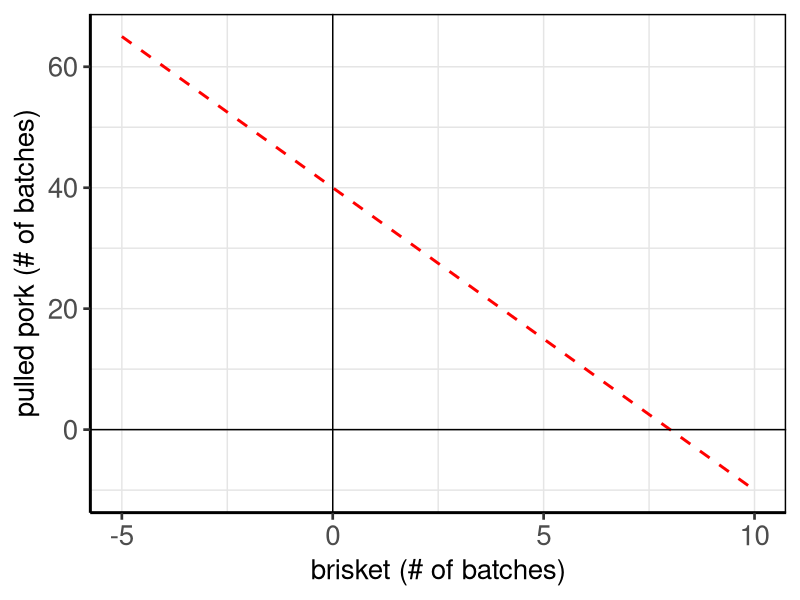
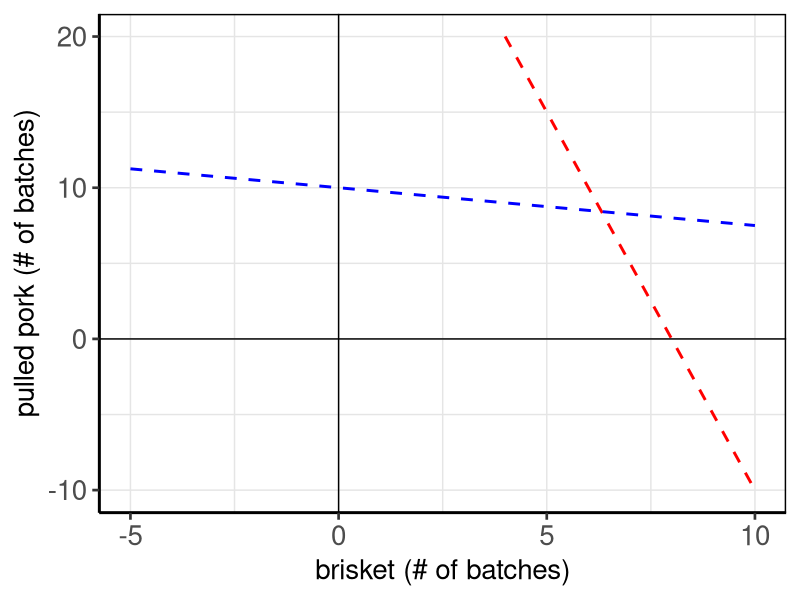
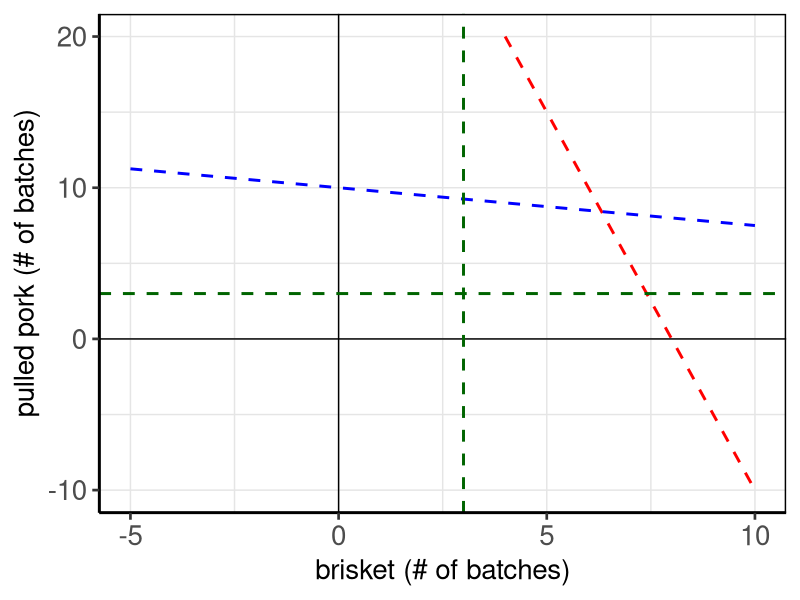
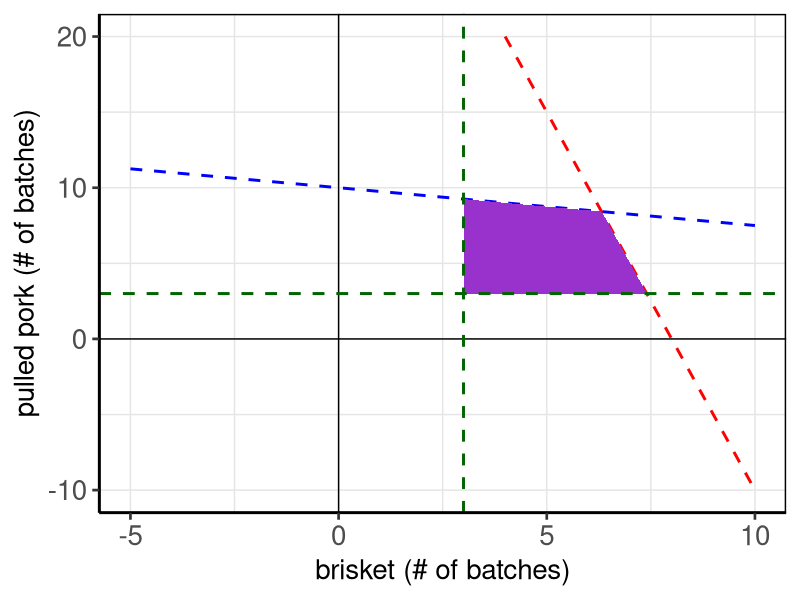
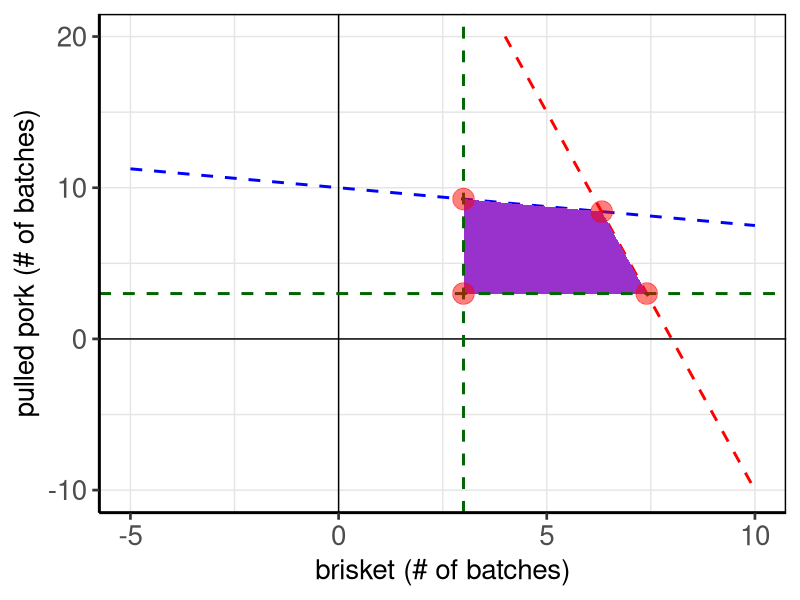
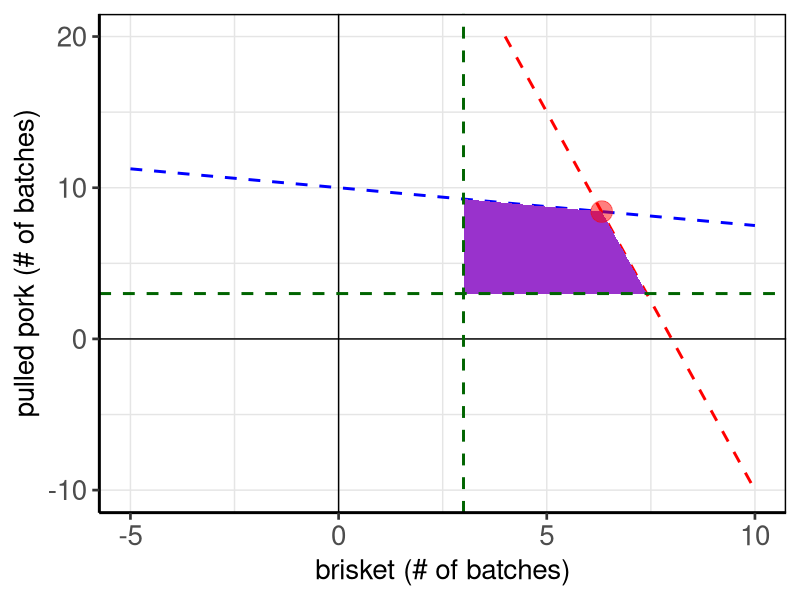

Here is the R script that generated these plots, in order:
## ---- chunk 1
library(xtable)
library(magrittr)
library(tidyverse)

bbq <- data.frame(BBQ = c("Pulled Pork", "Brisket"),
                  apple_time = c("12 hrs", "3 hrs"),
                  hickory_time = c("3 hrs", "15 hrs"),
                  min_batch = c("3", "3"),
                  profit = c("$300", "$500")) %>% xtable
print(bbq, type = "html")
## ---- chunk 2
theme_set(theme_classic(base_size = 20) +
            theme(panel.border = element_rect(colour = "black", fill=NA, size=1),
                  strip.background = element_rect(linetype = "blank"),
                  plot.title = element_text(size = rel(1)),
                  axis.text = element_text(size = rel(1)),
                  axis.title = element_text(size = rel(1)),
                  legend.text = element_text(size = rel(1)),
                  legend.title = element_text(size = rel(1)),
                  strip.text = element_text(size = rel(1)),
                  panel.grid.major = element_line(colour = "grey90", size = 0.5),
                  panel.grid.minor = element_line(colour = "grey90", size = 0.5)))


line_func <- function(x) {40 - (5)*x}
# line_func2 <- function(x) {10 - (3/12)*x}
ggplot(data.frame(x = c(-5, 10)), aes(x)) + 
  stat_function(fun=line_func, linetype = "dashed", color = "red",
                size = 1) +
  # stat_function(fun=line_func2, linetype = "dashed") +
  geom_hline(yintercept=0) +
  geom_vline(xintercept=0) +
  labs(x = "brisket (# of batches)", y = "pulled pork (# of batches)")
## ---- chunk 3
line_func <- function(x) {40 - (5)*x}
line_func2 <- function(x) {10 - (3/12)*x}
ggplot(data.frame(x = c(-5, 10)), aes(x)) + 
  scale_y_continuous(limits = c(-10, 20)) +
  stat_function(fun=line_func, linetype = "dashed", color = "red",
                size = 1) +
  stat_function(fun=line_func2, linetype = "dashed", color = "blue",
                size = 1) +
  geom_hline(yintercept=0) +
  geom_vline(xintercept=0) +
  labs(x = "brisket (# of batches)", y = "pulled pork (# of batches)")
## ---- chunk 4
line_func <- function(x) {40 - (5)*x}
line_func2 <- function(x) {10 - (3/12)*x}
ggplot(data.frame(x = c(-5, 10)), aes(x)) + 
  stat_function(fun=line_func, linetype = "dashed", color = "red",
                size = 1) +
  stat_function(fun=line_func2, linetype = "dashed", color = "blue",
                size = 1) +
  scale_y_continuous(limits = c(-10, 20)) +
  geom_hline(yintercept=0) +
  geom_vline(xintercept=0) +
  geom_hline(yintercept=3, linetype = "dashed", color = "darkgreen",
                size = 1) +
  geom_vline(xintercept=3, linetype = "dashed", color = "darkgreen",
                size = 1) +
  labs(x = "brisket (# of batches)", y = "pulled pork (# of batches)")
## ---- chunk 5
df <- data.frame(x = c(3, 3, 6.32, 7.4),
                 y = c(3, 9.25, 8.42, 3))
line_func <- function(x) {40 - (5)*x}
line_func2 <- function(x) {10 - (3/12)*x}
ggplot(data.frame(x = c(-5, 10)), aes(x)) + 
  stat_function(fun=line_func, linetype = "dashed", color = "red",
                size = 1) +
  stat_function(fun=line_func2, linetype = "dashed", color = "blue",
                size = 1) +
  scale_y_continuous(limits = c(-10, 20)) +
  geom_polygon(aes(x = x, y = y), data = df, fill = "darkorchid") +
  geom_hline(yintercept=0) +
  geom_vline(xintercept=0) +
  geom_hline(yintercept=3, linetype = "dashed", color = "darkgreen",
                size = 1) +
  geom_vline(xintercept=3, linetype = "dashed", color = "darkgreen",
                size = 1) +
  labs(x = "brisket (# of batches)", y = "pulled pork (# of batches)")
## ---- chunk 6

line_func <- function(x) {40 - (5)*x}
line_func2 <- function(x) {10 - (3/12)*x}
ggplot(data.frame(x = c(-5, 10)), aes(x)) + 
  stat_function(fun=line_func, linetype = "dashed", color = "red",
                size = 1) +
  stat_function(fun=line_func2, linetype = "dashed", color = "blue",
                size = 1) +
  scale_y_continuous(limits = c(-10, 20)) +
  geom_polygon(aes(x = x, y = y), data = df, fill = "darkorchid") +
  geom_hline(yintercept=0) +
  geom_vline(xintercept=0) +
  geom_hline(yintercept=3, linetype = "dashed", color = "darkgreen",
                size = 1) +
  geom_vline(xintercept=3, linetype = "dashed", color = "darkgreen",
                size = 1) +
  geom_point(aes(x = x, y = y), data = df, size = 7, color = "red",
             alpha = 0.5) +
  labs(x = "brisket (# of batches)", y = "pulled pork (# of batches)")
## ---- chunk 7

df2 <- df[3,]

line_func <- function(x) {40 - (5)*x}
line_func2 <- function(x) {10 - (3/12)*x}
ggplot(data.frame(x = c(-5, 10)), aes(x)) + 
  stat_function(fun=line_func, linetype = "dashed", color = "red",
                size = 1) +
  stat_function(fun=line_func2, linetype = "dashed", color = "blue",
                size = 1) +
  scale_y_continuous(limits = c(-10, 20)) +
  geom_polygon(aes(x = x, y = y), data = df, fill = "darkorchid") +
  geom_hline(yintercept=0) +
  geom_vline(xintercept=0) +
  geom_hline(yintercept=3, linetype = "dashed", color = "darkgreen",
                size = 1) +
  geom_vline(xintercept=3, linetype = "dashed", color = "darkgreen",
                size = 1) +
  geom_point(aes(x = x, y = y), data = df2, size = 7, color = "red",
             alpha = 0.5) +
  labs(x = "brisket (# of batches)", y = "pulled pork (# of batches)")
